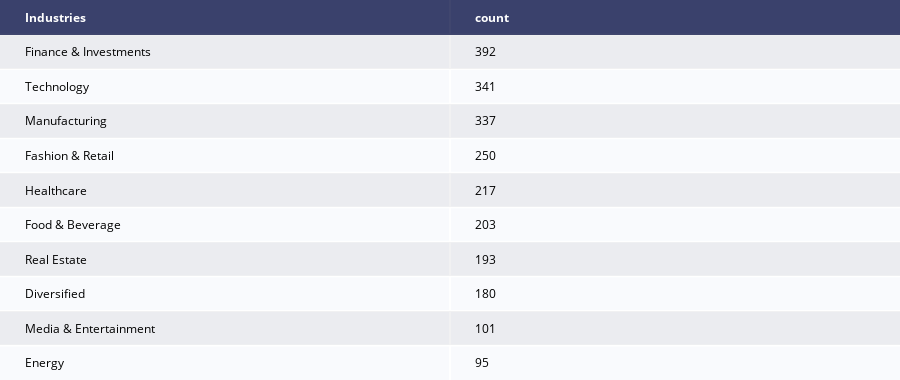

Here is the notebook cell this chart was saved with:
### Code cell
top_10_categories = categories.head(10)
top_10_categories_table = ff.create_table(top_10_categories)
top_10_categories_table

### Figure 1 — Plotly figure (JSON) as saved in the notebook; plotly's stock layout.template omitted (floating-point values rounded to 4 significant figures)
{"data": [{"colorscale": [[0, "#00083e"], [0.5, "#ededee"], [1, "#ffffff"]], "hoverinfo": "none", "opacity": 0.75, "showscale": false, "type": "heatmap", "z": [[0, 0], [0.5, 0.5], [1, 1], [0.5, 0.5], [1, 1], [0.5, 0.5], [1, 1], [0.5, 0.5], [1, 1], [0.5, 0.5], [1, 1]]}], "layout": {"annotations": [{"align": "left", "font": {"color": "#ffffff"}, "showarrow": false, "text": "<b>Industries</b>", "x": -0.45, "xanchor": "left", "xref": "x", "y": 0, "yref": "y"}, {"align": "left", "font": {"color": "#ffffff"}, "showarrow": false, "text": "<b>count</b>", "x": 0.55, "xanchor": "left", "xref": "x", "y": 0, "yref": "y"}, {"align": "left", "font": {"color": "#000000"}, "showarrow": false, "text": "Finance & Investments", "x": -0.45, "xanchor": "left", "xref": "x", "y": 1, "yref": "y"}, {"align": "left", "font": {"color": "#000000"}, "showarrow": false, "text": "392", "x": 0.55, "xanchor": "left", "xref": "x", "y": 1, "yref": "y"}, {"align": "left", "font": {"color": "#000000"}, "showarrow": false, "text": "Technology", "x": -0.45, "xanchor": "left", "xref": "x", "y": 2, "yref": "y"}, {"align": "left", "font": {"color": "#000000"}, "showarrow": false, "text": "341", "x": 0.55, "xanchor": "left", "xref": "x", "y": 2, "yref": "y"}, {"align": "left", "font": {"color": "#000000"}, "showarrow": false, "text": "Manufacturing", "x": -0.45, "xanchor": "left", "xref": "x", "y": 3, "yref": "y"}, {"align": "left", "font": {"color": "#000000"}, "showarrow": false, "text": "337", "x": 0.55, "xanchor": "left", "xref": "x", "y": 3, "yref": "y"}, {"align": "left", "font": {"color": "#000000"}, "showarrow": false, "text": "Fashion & Retail", "x": -0.45, "xanchor": "left", "xref": "x", "y": 4, "yref": "y"}, {"align": "left", "font": {"color": "#000000"}, "showarrow": false, "text": "250", "x": 0.55, "xanchor": "left", "xref": "x", "y": 4, "yref": "y"}, {"align": "left", "font": {"color": "#000000"}, "showarrow": false, "text": "Healthcare", "x": -0.45, "xanchor": "left", "xref": "x", "y": 5, "yref": "y"}, {"align": "left", "font": {"color": "#000000"}, "showarrow": false, "text": "217", "x": 0.55, "xanchor": "left", "xref": "x", "y": 5, "yref": "y"}, {"align": "left", "font": {"color": "#000000"}, "showarrow": false, "text": "Food & Beverage", "x": -0.45, "xanchor": "left", "xref": "x", "y": 6, "yref": "y"}, {"align": "left", "font": {"color": "#000000"}, "showarrow": false, "text": "203", "x": 0.55, "xanchor": "left", "xref": "x", "y": 6, "yref": "y"}, {"align": "left", "font": {"color": "#000000"}, "showarrow": false, "text": "Real Estate", "x": -0.45, "xanchor": "left", "xref": "x", "y": 7, "yref": "y"}, {"align": "left", "font": {"color": "#000000"}, "showarrow": false, "text": "193", "x": 0.55, "xanchor": "left", "xref": "x", "y": 7, "yref": "y"}, {"align": "left", "font": {"color": "#000000"}, "showarrow": false, "text": "Diversified", "x": -0.45, "xanchor": "left", "xref": "x", "y": 8, "yref": "y"}, {"align": "left", "font": {"color": "#000000"}, "showarrow": false, "text": "180", "x": 0.55, "xanchor": "left", "xref": "x", "y": 8, "yref": "y"}, {"align": "left", "font": {"color": "#000000"}, "showarrow": false, "text": "Media & Entertainment", "x": -0.45, "xanchor": "left", "xref": "x", "y": 9, "yref": "y"}, {"align": "left", "font": {"color": "#000000"}, "showarrow": false, "text": "101", "x": 0.55, "xanchor": "left", "xref": "x", "y": 9, "yref": "y"}, {"align": "left", "font": {"color": "#000000"}, "showarrow": false, "text": "Energy", "x": -0.45, "xanchor": "left", "xref": "x", "y": 10, "yref": "y"}, {"align": "left", "font": {"color": "#000000"}, "showarrow": false, "text": "95", "x": 0.55, "xanchor": "left", "xref": "x", "y": 10, "yref": "y"}], "height": 380, "margin": {"b": 0, "l": 0, "r": 0, "t": 0}, "xaxis": {"dtick": 1, "gridwidth": 2, "showticklabels": false, "tick0": -0.5, "ticks": "", "zeroline": false}, "yaxis": {"autorange": "reversed", "dtick": 1, "gridwidth": 2, "showticklabels": false, "tick0": 0.5, "ticks": "", "zeroline": false}}}
